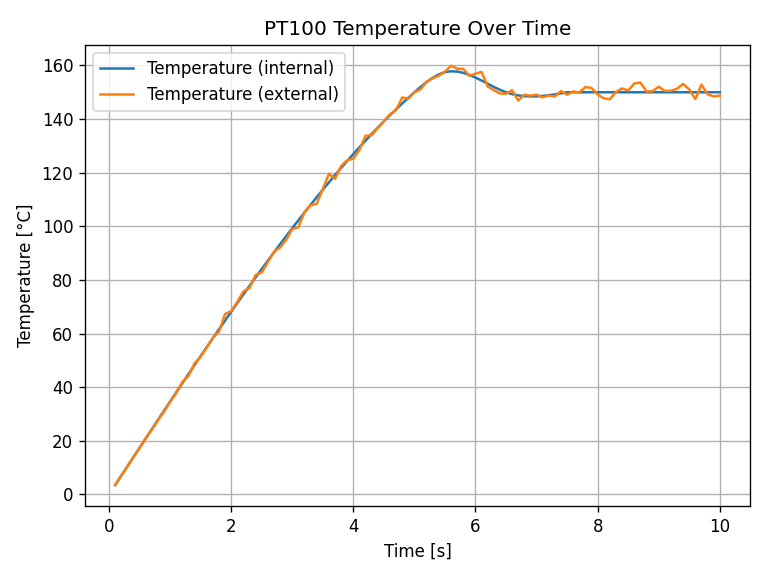

The script that saved this image:
# This example defines a PT100-like sensor model with composite actions
# (ramp, noise). Internal temperature is driven by actions; external
# temperature can include noise without affecting internal logic.

import os
import spx_python
import yaml
import matplotlib.pyplot as plt

product_key = os.environ.get("SPX_PRODUCT_KEY")
if product_key is None:
    raise ValueError("Environment variable SPX_PRODUCT_KEY is required.")

client = spx_python.init(
    address="http://localhost:8000",
    product_key=product_key  # required env var
)

pt_100_yaml = '''
attributes:
  temperature: 0.0
actions:
  - { ramp: $in(temperature), stop_value: 150, duration: 5, type: overshoot, overshoot: 5 }
  - { noise: $out(temperature), std: 0.01, mode: proportional }
'''

# Parse YAML and register the model
model_def = yaml.safe_load(pt_100_yaml)
client["models"]["pt_100"] = model_def

# Create an instance and step it deterministically
client["instances"]["pt100_1"] = "pt_100"

# Access instance, attribute, and action via dictionary-like API
inst = client["instances"]["pt100_1"]
temperature = inst["attributes"]["temperature"]
timer = inst["timer"]


# Collect data for plotting
times_collected = []
temps_internal = []
temps_external = []

client.prepare()
for k in range(1, 101):  # simulate ~10 seconds with dt=0.1
    t = k * 0.1
    timer.time = t
    client.run()
    # Read both layers: internal (true state) vs external (noisy presentation)
    print(f"time: {t:.1f}s",
          f"internal: {temperature.internal_value:.3f}C",
          f"external: {temperature.external_value:.3f}C")
    # collect for plotting
    times_collected.append(t)
    temps_internal.append(temperature.internal_value)
    temps_external.append(temperature.external_value)


# Plot results with Matplotlib
plt.figure()
plt.plot(times_collected, temps_internal, label='Temperature (internal)')
plt.plot(times_collected, temps_external, label='Temperature (external)')
plt.title('PT100 Temperature Over Time')
plt.xlabel('Time [s]')
plt.ylabel('Temperature [°C]')
plt.legend()
plt.grid(True)
plt.tight_layout()
# Save and show
out_png = os.path.join(os.path.dirname(__file__), 'first_simulation.png')
try:
    plt.savefig(out_png, dpi=120)
    print(f"Saved plot to: {out_png}")
except Exception:
    pass
try:
    plt.show()
except Exception:
    pass
